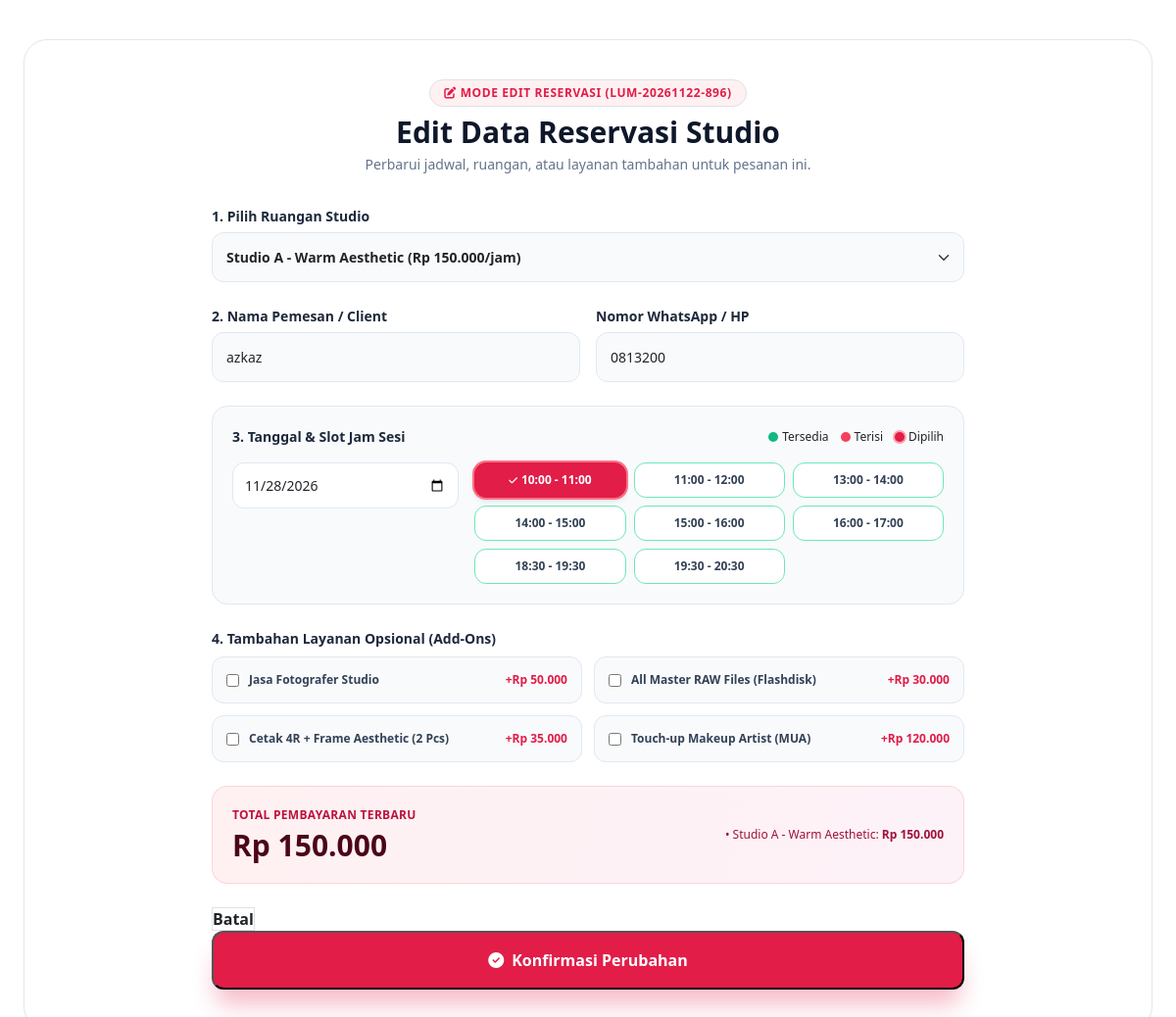
/form_edit.php?kode=LUM-20261122-896, run on the app's committed database.
### tables this page shows
CREATE TABLE `pemesanan` (
  `id` int(11) NOT NULL,
  `kode_booking` varchar(50) NOT NULL,
  `nama_pemesan` varchar(100) NOT NULL,
  `no_hp` varchar(20) NOT NULL,
  `tanggal` date NOT NULL,
  `created_at` timestamp NOT NULL DEFAULT current_timestamp(),
  `studio_id` int(11) NOT NULL,
  `time_slots_id` int(11) NOT NULL
);

CREATE TABLE `studio` (
  `id` int(11) NOT NULL,
  `nama_studio` varchar(100) NOT NULL,
  `tema` varchar(50) NOT NULL,
  `harga_per_jam` int(11) NOT NULL,
  `kapasitas_maks` int(11) NOT NULL,
  `gambar` varchar(255) NOT NULL DEFAULT ''
);

CREATE TABLE `time_slots` (
  `id` int(11) NOT NULL,
  `slot_waktu` varchar(50) NOT NULL
);

CREATE TABLE `addons` (
  `id` int(11) NOT NULL,
  `nama_addon` varchar(100) NOT NULL,
  `harga` int(11) NOT NULL
);

### includes/helpers.php (called while the page is built, shortened)
<?php
    function e($text) {
        return htmlspecialchars((string) $text, ENT_QUOTES);
    }
    function rupiah($angka) {
        return 'Rp ' . number_format($angka, 0, ',', '.');
    }
?>

### includes/booking_data.php (called while the page is built, shortened)
<?php
    $addons         = $connect->query("SELECT * FROM addons")->fetch_all(MYSQLI_ASSOC);
    $all_time_slots = $connect->query("SELECT * FROM time_slots")->fetch_all(MYSQLI_ASSOC);
?>

### components/booking_fields.php (the view, shortened to what this page needs)
<div>
    <label class="form-label" for="form-studio">1. Pilih Ruangan Studio</label>
    <select onchange="calculate_total(); updateSlotStatus();" id="form-studio" name="studio_id" required class="form-control form-select">
        <?php foreach ($studios as $s): ?>
            <option value="<?= (int)$s['id'] ?>"
                    data-harga="<?= (int)$s['harga_per_jam'] ?>"
                    <?= ($s['id'] == $form['studio_id']) ? 'selected' : '' ?>>
                <?= e($s['nama_studio']) ?> (<?= rupiah($s['harga_per_jam']) ?>/jam)
            </option>
        <?php endforeach; ?>
    </select>
</div>
<div class="identity-group">
    <div class="grid-2-cols">
        <div>
            <label class="form-label" for="form-nama">2. Nama Pemesan / Client</label>
            <input type="text" id="form-nama" name="nama_pemesan" required maxlength="100"
                <?= $is_edit ? '' : 'placeholder="Contoh: Saffanah Syalwa"' ?>
                value="<?= e($form['nama_pemesan']) ?>" class="form-control">
        </div>
        <div>
            <label class="form-label" for="form-hp">Nomor WhatsApp / HP</label>
            <input type="tel" id="form-hp" name="no_hp" required maxlength="20"
                <?= $is_edit ? '' : 'placeholder="Contoh: 081234567890"' ?>
                value="<?= e($form['no_hp']) ?>" class="form-control">
        </div>
    </div>
</div>
<div class="slot-box">
    <div class="slot-header">
        <label class="form-label no-margin">3. Tanggal & Slot Jam Sesi</label>
        <div class="slot-legend">
            <span class="legend-item"><span class="dot dot-available"></span> Tersedia</span>
            <span class="legend-item"><span class="dot dot-booked"></span> Terisi</span>
            <span class="legend-item"><span class="dot dot-selected"></span> Dipilih</span>
        </div>
    </div>
    <div class="slot-grid-layout">
        <div>
            <input type="date" id="form-tanggal" onchange="updateSlotStatus()" name="tanggal"
                <?= $is_edit ? '' : 'min="' . date('Y-m-d') . '"' ?>
                value="<?= e($form['tanggal']) ?>" required class="form-control date-input">
        </div>
        <div class="slot-matrix-wrapper">
            <div id="slot-matrix-container" class="slot-matrix">
                <?php foreach ($all_time_slots as $ts): ?>
                    <button type="button" class="slot-chip"
                            data-id="<?= (int)$ts['id'] ?>"
                            data-slot="<?= e($ts['slot_waktu']) ?>"
                            onclick="selectSlot(this)">
                    </button>
                <?php endforeach; ?>
            </div>
        </div>
    </div>
</div>
<div>
    <label class="form-label mb-2">4. Tambahan Layanan Opsional (Add-Ons)</label>
    <div id="addons-grid" class="addons-grid">
        <?php foreach ($addons as $addon): ?>
            <label class="addon-card">
                <div class="addon-info">
                    <input type="checkbox"
                        name="addons[]"
                        value="<?= (int)$addon['id'] ?>"
                        data-harga="<?= (int)$addon['harga'] ?>"
                        onchange="calculate_total()"
                        <?= in_array($addon['id'], $selected_addon_ids) ? 'checked' : '' ?>
                        class="addon-checkbox w-4 h-4 text-rose-600 rounded focus:ring-rose-500">
                    <span class="addon-name"><?= e($addon['nama_addon']) ?></span>
                </div>
                <span class="addon-price">+<?= rupiah($addon['harga']) ?></span>
            </label>
        <?php endforeach; ?>
    </div>
</div>
<div class="summary-box">
    <div class="summary-content">
        <div>
            <p class="summary-label"><?= $is_edit ? 'Total Pembayaran Terbaru' : 'Rincian Estimasi Pembayaran' ?></p>
            <h4 id="total-price-display" class="summary-total">Rp 0</h4>
        </div>
        <div id="price-breakdown-list" class="summary-list">
        </div>
    </div>
</div>

### form_edit.php (shortened to what this page needs)
<?php
    include_once("connection.php");
    include_once("includes/helpers.php");
    include("includes/booking_data.php");
    $studios = $connect->query("SELECT * FROM studio")->fetch_all(MYSQLI_ASSOC);
    $kode = $_GET['kode'] ?? '';
    $stmt = $connect->prepare("
        SELECT p.*, s.nama_studio, s.harga_per_jam, t.slot_waktu
        FROM pemesanan p
        JOIN studio s ON p.studio_id = s.id
        JOIN time_slots t ON p.time_slots_id = t.id
        WHERE p.kode_booking = ?
    ");
    $stmt->bind_param("s", $kode);
    $stmt->execute();
    $data_pesanan = $stmt->get_result()->fetch_assoc();
    $stmt_addon = $connect->prepare("SELECT addons_id FROM pemesanan_addon WHERE pemesanan_id = ?");
    $stmt_addon->bind_param("i", $data_pesanan['id']);
    $stmt_addon->execute();
    $selected_addon_ids = array_column($stmt_addon->get_result()->fetch_all(MYSQLI_ASSOC), 'addons_id');
    $is_edit    = true;
    $form       = $data_pesanan;
?>
<!DOCTYPE html>
<html lang="en">
<head>
    <?php include 'includes/head.php'; ?>
</head>
<body>
    <main class="flex-grow max-w-7xl w-full mx-auto px-4 py-8">
        <div id="booking-section" class="booking-section">
            <div class="booking-container">
                <div class="booking-header">
                    <span class="booking-badge bg-amber-100 text-amber-800 border border-amber-300">
                        <i class="fa-solid fa-pen-to-square"></i> Mode Edit Reservasi (<?= e($data_pesanan['kode_booking']) ?>)
                    </span>
                    <h3 class="booking-title">Edit Data Reservasi Studio</h3>
                    <p class="booking-subtitle">Perbarui jadwal, ruangan, atau layanan tambahan untuk pesanan ini.</p>
                </div>
                <form id="booking-form" method="POST" action="services/update_booking.php" class="booking-form">
                    <?php include 'components/booking_fields.php'; ?>
                    <div class="flex items-center gap-3 mt-6">
                        <a href="index.php?page=admin" class="px-6 py-3.5 rounded-xl font-semibold text-sm text-slate-600 bg-slate-100 hover:bg-slate-200 border border-slate-300 transition-all text-center">
                            Batal
                        </a>
                        <button type="submit" id="submit-btn" class="submit-btn flex-1 py-3.5 px-6 rounded-xl font-bold text-sm text-white bg-rose-600 hover:bg-rose-700 shadow-md transition-all flex items-center justify-center gap-2">
                            <i class="fa-solid fa-check-circle"></i> Konfirmasi Perubahan
                        </button>
                    </div>
                </form>
            </div>
        </div>
    </main>
</body>
</html>

### style/base.css (style rules this page uses)
:root { --rose: #e11d48; --rose-dark: #be123c; --rose-soft: #fff1f2; --rose-border: #fecdd3; --ink: #0f172a; --ink-2: #1e293b; --muted: #64748b; --faint: #94a3b8; --line: #e2e8f0; --surface: #f8fafc; --shadow-sm: 0 1px 2px 0 rgba(0, 0, 0, 0.05); --shadow-rose: 0 10px 15px -3px rgba(225, 29, 72, 0.3); --bs-danger: #e11d48; --bs-danger-rgb: 225, 29, 72; }
body { font-family: 'Plus Jakarta Sans', sans-serif; }
h1, h2, h3, h4, h5, h6 { font-size: inherit; font-weight: inherit; margin: 0; }
p { margin: 0; }
a { color: inherit; text-decoration: none; }
button { cursor: pointer; }
.font-semibold { font-weight: 600; }
.font-bold { font-weight: 700; }
.text-center { text-align: center; }

### style/layout.css (style rules this page uses)
.booking-container { max-width: 48rem; margin: 0 auto; }
.booking-header { text-align: center; margin-bottom: 2rem; }
.booking-form { display: flex; flex-direction: column; gap: 1.5rem; }
.identity-group { display: flex; flex-direction: column; gap: 0.75rem; }
.grid-2-cols { display: grid; grid-template-columns: 1fr; gap: 1rem; }
.slot-box { background-color: var(--surface); padding: 1.25rem; border-radius: 1rem; border: 1px solid var(--line); display: flex; flex-direction: column; gap: 0.75rem; }
.slot-header { display: flex; flex-direction: column; justify-content: space-between; align-items: flex-start; gap: 0.5rem; }
.slot-legend { display: flex; align-items: center; gap: 0.75rem; font-size: 0.75rem; }
.legend-item { display: flex; align-items: center; gap: 0.25rem; }
.slot-grid-layout { display: grid; grid-template-columns: 1fr; gap: 1rem; padding-top: 0.25rem; }
.slot-matrix { display: grid; grid-template-columns: repeat(2, 1fr); gap: 0.5rem; }
.addons-grid { display: grid; grid-template-columns: 1fr; gap: 0.75rem; }
@media (min-width: 640px) { .grid-2-cols { grid-template-columns: repeat(2, 1fr); } }
@media (min-width: 640px) { .slot-header { flex-direction: row; align-items: center; } }
@media (min-width: 640px) { .slot-grid-layout { grid-template-columns: repeat(3, 1fr); } }
@media (min-width: 640px) { .slot-matrix-wrapper { grid-column: span 2; } }
@media (min-width: 640px) { .slot-matrix { grid-template-columns: repeat(3, 1fr); } }
@media (min-width: 640px) { .addons-grid { grid-template-columns: repeat(2, 1fr); } }

### data on the page
pemesanan: kode_booking "LUM-20261122-896", studio_id "Studio A - Warm Aesthetic (Rp 150.000/jam)", nama_pemesan "azkaz", no_hp "0813200", tanggal "11/28/2026"
addons: nama_addon "Jasa Fotografer Studio", harga "Rp 50.000"
addons: nama_addon "All Master RAW Files (Flashdisk)", harga "Rp 30.000"
addons: nama_addon "Cetak 4R + Frame Aesthetic (2 Pcs)", harga "Rp 35.000"
addons: nama_addon "Touch-up Makeup Artist (MUA)", harga "Rp 120.000"
